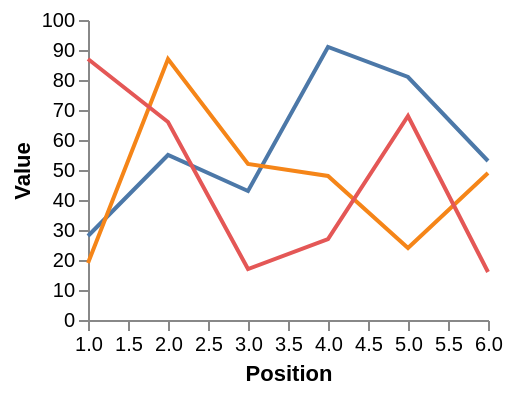

Here is the Vega-Lite specification saved for this chart:
### Vega specification from a JSON file in a GitHub repository (floating-point values rounded to 4 significant figures)
{"schema": {"language": "vega", "version": "3.0.0"}, "width": 200, "height": 150, "padding": 5, "data": [{"name": "table", "values": [{"index": 1, "value": 28, "position": 1, "category": "A"}, {"index": 2, "value": 55, "position": 2, "category": "A"}, {"index": 3, "value": 43, "position": 3, "category": "A"}, {"index": 4, "value": 91, "position": 4, "category": "A"}, {"index": 5, "value": 81, "position": 5, "category": "A"}, {"index": 6, "value": 53, "position": 6, "category": "A"}, {"index": 7, "value": 19, "position": 1, "category": "B"}, {"index": 8, "value": 87, "position": 2, "category": "B"}, {"index": 9, "value": 52, "position": 3, "category": "B"}, {"index": 10, "value": 48, "position": 4, "category": "B"}, {"index": 11, "value": 24, "position": 5, "category": "B"}, {"index": 12, "value": 49, "position": 6, "category": "B"}, {"index": 13, "value": 87, "position": 1, "category": "C"}, {"index": 14, "value": 66, "position": 2, "category": "C"}, {"index": 15, "value": 17, "position": 3, "category": "C"}, {"index": 16, "value": 27, "position": 4, "category": "C"}, {"index": 17, "value": 68, "position": 5, "category": "C"}, {"index": 18, "value": 16, "position": 6, "category": "C"}]}], "scales": [{"name": "scalePosition", "type": "linear", "range": "width", "domain": {"data": "table", "field": "position"}, "zero": false}, {"name": "scaleValue", "type": "linear", "range": "height", "domain": {"data": "table", "field": "value"}, "zero": true, "nice": true}, {"name": "colorCategory", "type": "ordinal", "range": "category", "domain": {"data": "table", "field": "category"}}], "axes": [{"orient": "left", "scale": "scaleValue", "title": "Value"}, {"orient": "bottom", "scale": "scalePosition", "title": "Position"}], "marks": [{"type": "group", "from": {"facet": {"name": "series", "groupby": "category", "data": "table"}}, "marks": [{"type": "line", "from": {"data": "series"}, "encode": {"enter": {"x": {"scale": "scalePosition", "field": "position"}, "y": {"scale": "scaleValue", "field": "value"}, "stroke": {"scale": "colorCategory", "field": "category"}}}}]}]}
